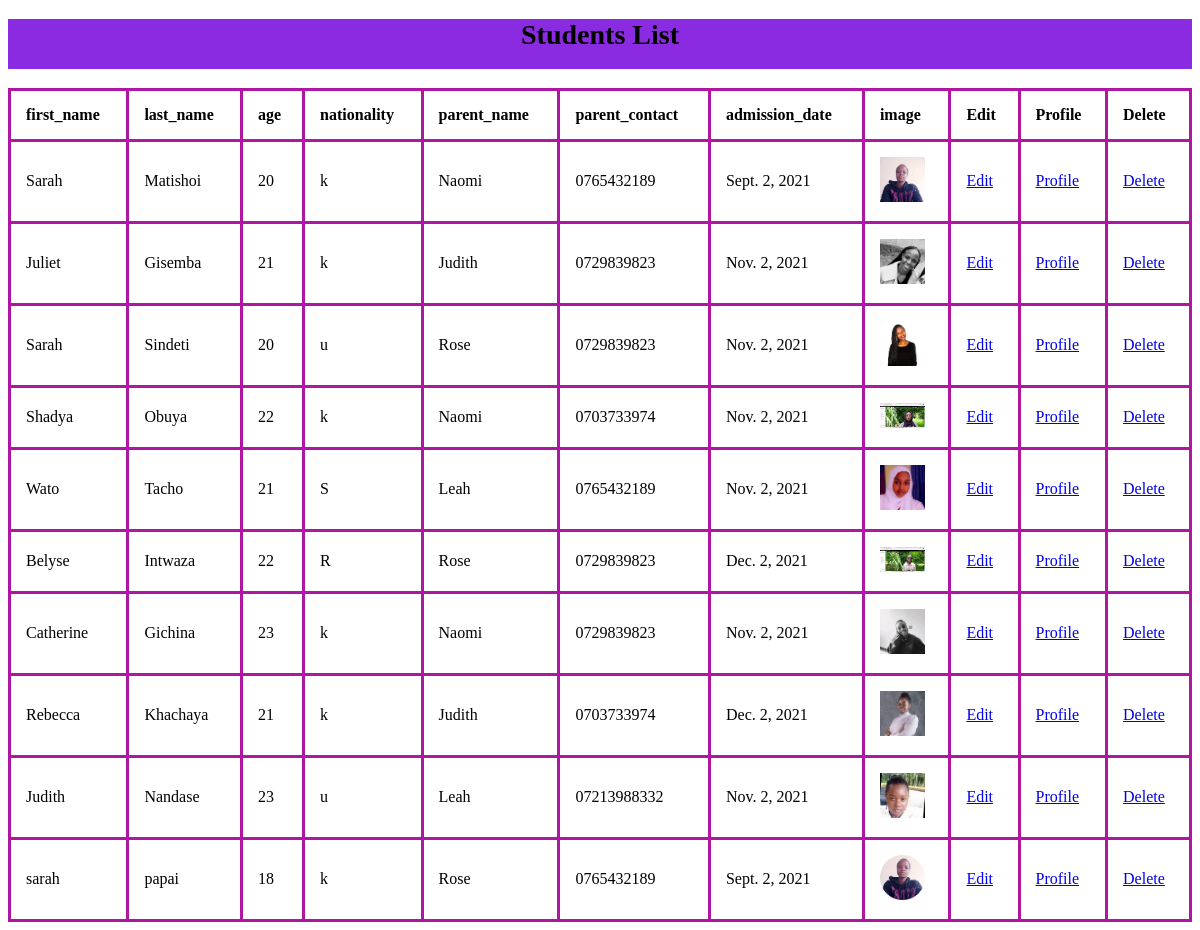
The page /student/list/ on the database its author committed.
### student/models.py (models this page shows, shortened)
class Student(models.Model):
    first_name=models.CharField(max_length=12)
    last_name=models.CharField(max_length=20)
    age=models.PositiveSmallIntegerField()
    date_of_birth=models.DateField(null=True)
    nationality_choice=((u'k',u'Kenyan'),(u'u',u'Ugandan'),(u'R',u'Rwandan'),(u'S',u'Sudanese'),(u'S',u'SouthSudanese'))
    nationality=models.CharField(max_length=20,choices=nationality_choice)
    image=models.ImageField(null=True,blank=True)
    email=models.EmailField(null=True,blank=True)
    gender_choice=((u'F',u'Female'),(u'm',u'Male'),(u'O','Other'))
    gender=models.CharField(max_length=16,choices=gender_choice)
    subject=models.CharField(max_length=30,null=True,blank=True)
    health_records=models.FileField()
    class_room=models.CharField(max_length=16,null=True,blank=True)
    phone_number=models.CharField(max_length=12,null=True,blank=True)
    gurdian_name=models.CharField(max_length=20,null=True,blank=True)
    gurdian_contact=models.CharField(max_length=12,null=True,blank=True)
    parent_name=models.CharField(max_length=20,null=True,blank=True)
    parent_contact=models.CharField(max_length=12,null=True,blank=True)
    passport=models.CharField(max_length=20,null=True,blank=True)
    academic_year=models.DateField(max_length=8,blank=True,null=True)
    admission_date=models.DateField(max_length=16,null=True,blank=True)
    languages_choice=((u'E',u'English'),(u'K',u'Kiswahili'),(u'F',u'French'))
    languages=models.CharField(max_length=15,choices=languages_choice)

### student/views.py (the view)
# urls.py: path("list/",student_list,name="student_list"),
def student_list(request):
    students=Student.objects.all()
    return render(request,"student_list.html",{"students":students})

### student/templates/student_list.html (shortened to what this page needs)
<!DOCTYPE html>
<html lang="en">
<head>
</head>
<body>
    <h1>Students List</h1>
    <table>
        <tr>
            <th>first_name</th>
            <th>last_name</th>
            <th>age</th>
            <th>nationality</th>
            <th>parent_name</th>
            <th>parent_contact</th>
            <th>admission_date</th>
            <th>image</th>
            <th>Edit</th>
            <th>Profile</th>
            <th>Delete</th>
        </tr>
        {% for student in students %}
        <tr>
            <td>{{student.first_name}}</td>
            <td>{{student.last_name}}</td>
            <td>{{student.age}}</td>
            <td>{{student.nationality}}</td>
            <td>{{student.parent_name}}</td>
            <td>{{student.parent_contact}}</td>
            <td>{{student.admission_date}}</td>
            {% if student.image %}
            <td><img src="{{student.image.url}}" width="45"></td>
            {% endif %}
            <td> <a href="{%url 'edit_student' id=student.id%}">Edit</a></td>
            <td> <a href="{%url 'student_profile' id=student.id%}">Profile</a></td>
            <td> <a href="{%url 'delete_student' id=student.id%}">Delete</a></td>
        </tr>
        {%endfor%}
    </table>
</body>
</html>

### student/templates/student_list.html (style rules this page uses)
h1 { font-size: 28px; text-align: center; color: black; height: 50px; background-color: blueviolet; }
table, td, th { border: 3px solid rgb(175, 23, 162); text-align: left; }
table { border-collapse: collapse; width: 100%; }
th, td { padding: 15px; }

### rows shown on the page
Student: first_name "Sarah", last_name "Matishoi", age "20", nationality "k", parent_name "Naomi", parent_contact "0765432189", admission_date "Sept. 2, 2021", image (picture)
Student: first_name "Juliet", last_name "Gisemba", age "21", nationality "k", parent_name "Judith", parent_contact "0729839823", admission_date "Nov. 2, 2021", image (picture)
Student: first_name "Sarah", last_name "Sindeti", age "20", nationality "u", parent_name "Rose", parent_contact "0729839823", admission_date "Nov. 2, 2021", image (picture)
Student: first_name "Shadya", last_name "Obuya", age "22", nationality "k", parent_name "Naomi", parent_contact "0703733974", admission_date "Nov. 2, 2021", image (picture)
Student: first_name "Wato", last_name "Tacho", age "21", nationality "S", parent_name "Leah", parent_contact "0765432189", admission_date "Nov. 2, 2021", image (picture)
Student: first_name "Belyse", last_name "Intwaza", age "22", nationality "R", parent_name "Rose", parent_contact "0729839823", admission_date "Dec. 2, 2021", image (picture)
Student: first_name "Catherine", last_name "Gichina", age "23", nationality "k", parent_name "Naomi", parent_contact "0729839823", admission_date "Nov. 2, 2021", image (picture)
Student: first_name "Rebecca", last_name "Khachaya", age "21", nationality "k", parent_name "Judith", parent_contact "0703733974", admission_date "Dec. 2, 2021", image (picture)
Student: first_name "Judith", last_name "Nandase", age "23", nationality "u", parent_name "Leah", parent_contact "07213988332", admission_date "Nov. 2, 2021", image (picture)
Student: first_name "sarah", last_name "papai", age "18", nationality "k", parent_name "Rose", parent_contact "0765432189", admission_date "Sept. 2, 2021", image (picture)
